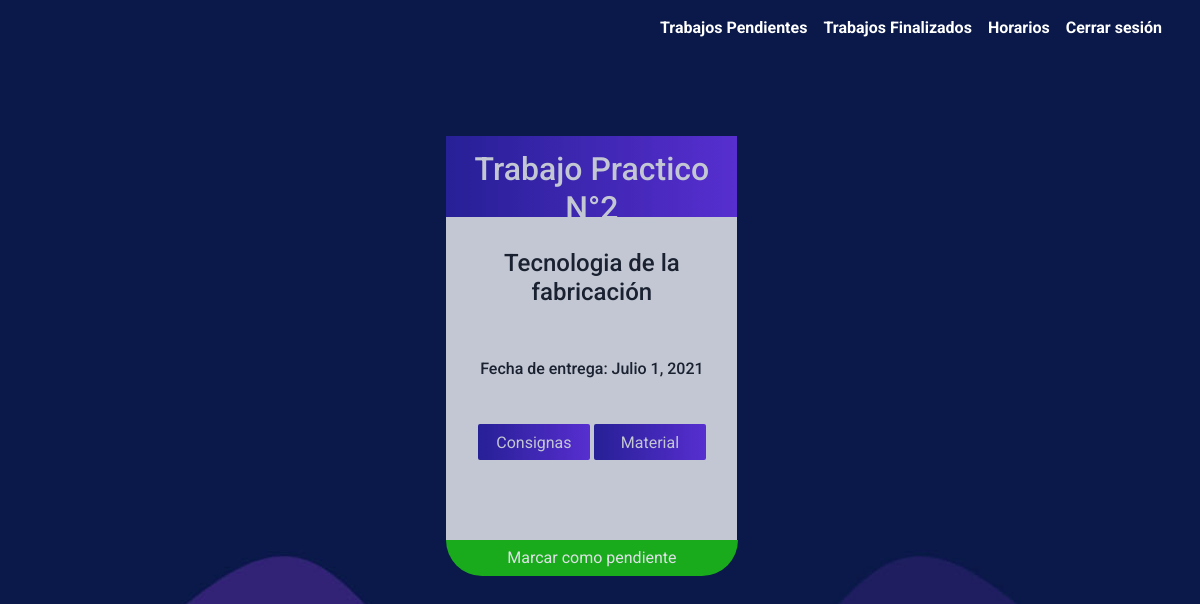
The page /finalizados (signed in) on the database as committed earlier.
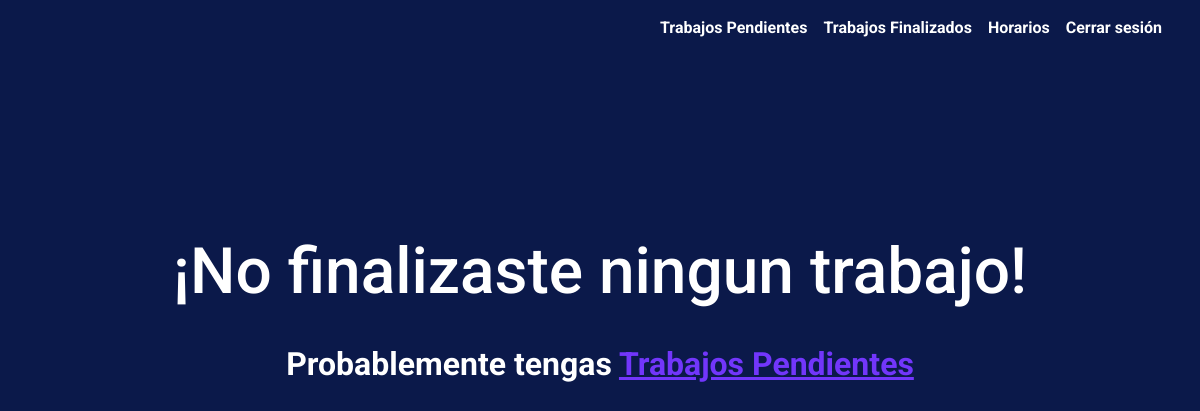
The same page on the database as committed later.
### trabajos/models.py (models this page shows, shortened)
class Tpsterminados(models.Model):
    user = models.ForeignKey(Usuario, on_delete=CASCADE)
    tps = models.ForeignKey(Tps, on_delete=CASCADE)
    status = models.BooleanField(default=True)

class Tps(models.Model):
    users = models.ManyToManyField(
        Usuario,  through='Tpsterminados')
    titulo = models.CharField(max_length=100)
    TECNOLOGIA_DE_LA_FABRICACION = 'TDF'
    MANTENIMIENTO_Y_REPARACION_DE_EQUIPOS = 'MYRDE'
    MAQUINAS_ELECTRICAS_Y_ENSAYOS = 'MEYE'
    SEGURIDAD_E_HIGIENE_INDUSTRIAL = 'SEHI'
    LABORATORIO_DE_ENSAYOS_INDUSTRIALES = 'LDEI'
    INSTALACIONES_INDUSTRIALES = 'II'
    RELACIONES_HUMANAS = 'RH'
    TALLER_DE_ELECTROMECANICA = 'TE'
    ORGANIZACION_INDUSTRIAL = 'OI'
    INSTALACIONES_ELECTRICAS = 'IE'
    EDUCACION_FISICA = 'EF'
    EQUIPOS_Y_APARATOS_DE_MANIOBRA_Y_TRANSPORTE = 'EYADMYT'
    MATERIAS_CHOICES = [
        (TECNOLOGIA_DE_LA_FABRICACION, 'Tecnologia de la fabricación'),
        (MANTENIMIENTO_Y_REPARACION_DE_EQUIPOS, 'Mantenimiento y R de equipos'),
        (MAQUINAS_ELECTRICAS_Y_ENSAYOS, 'Máquinas eléctricas y ensayos'),
        (SEGURIDAD_E_HIGIENE_INDUSTRIAL, 'Seguridad e higiene industrial'),
        (LABORATORIO_DE_ENSAYOS_INDUSTRIALES,
         'Laboratorio de ensayos industriales'),
        (INSTALACIONES_INDUSTRIALES, 'Instalaciones industriales'),
        (RELACIONES_HUMANAS, 'Relaciones humanas'),
        (TALLER_DE_ELECTROMECANICA, 'Taller de electromecánica'),
        (ORGANIZACION_INDUSTRIAL, 'Organización industrial'),
        (INSTALACIONES_ELECTRICAS, 'Instalaciones eléctricas'),
        (EDUCACION_FISICA, 'Educacion fisica'),
        (EQUIPOS_Y_APARATOS_DE_MANIOBRA_Y_TRANSPORTE,
         'Equipos y aparatos de maniobra y transporte')
    ]
    materia = models.CharField(
        max_length=8, choices=MATERIAS_CHOICES, default=None)
    fecha_actual = models.DateField(default=timezone.now)
    fecha_entrega = models.DateField(auto_now=False, auto_now_add=False)
    material = models.URLField()
    consignas = models.URLField()

### trabajos/views.py (the view)
# urls.py: path("finalizados", views.finalizados, name="finalizados"),
def finalizados(request):
    if request.user.is_authenticated:
        if request.method == 'GET':
            trabajos = Tpsterminados.objects.filter(
                status=False, user=request.user)
            return render(request, "usuario/finalizados.html", {
                'trabajos': trabajos
            })
        else:
            trabajoid = request.POST['id']
            Tpsterminados.objects.filter(id=trabajoid).update(status=True)
            return HttpResponseRedirect(reverse("acc:index"))

### trabajos/templates/usuario/finalizados.html (shortened to what this page needs)
{% extends "usuario/indexlayout.html" %}
{% load static %}
{% block css %}
<link rel="stylesheet" href="{% static 'usuario/index.css' %}">
{% endblock %}
{% block body%}
  <div class="tarjeta-contenedor">
    {% for trabajo in trabajos %}
    <div class="tarjeta-wrapper">
      <div class="tarjeta">
        <div class="title">
          <h1>{{ trabajo.tps.titulo }}</h1>
        </div>
        <div class="materia">
          <h3>{{ trabajo.tps.get_materia_display }}</h3>
        </div>
        <div class="entrega">
          <h3>Fecha de entrega: {{ trabajo.tps.fecha_entrega }}</h3>
        </div>
        <div class="botones">
          <button type="button" class="boton" id="boton1">
            <a href="{{ trabajo.tps.consignas }}">Consignas</a>
          </button>
          <button type="button" class="boton" id="boton2">
            <a href="{{ trabajo.tps.material }}">Material</a>
          </button>
        </div>
      </div>
      <div class="activo">
        <form action="/finalizados" method="POST" class="form">
            <button type="submit" class="entregado" id="pendiente">
                Marcar como pendiente
              </button>
        </form>
      </div>
    </div>
    {% empty %}
    <div class="empty-container">
      <h1 class="empty">¡No finalizaste ningun trabajo!</h1>
      <p class="empty-p">Probablemente tengas <a href="{% url 'acc:index' %}">Trabajos Pendientes</a></p>
    </div>
    {% endfor %}
  </div>
{% endblock %}

Rows that differ between the two databases and show on the page:
no longer on this page (row edited): Tpsterminados: tps.titulo "Trabajo Practico N°2", tps.materia "Tecnologia de la fabricación", tps.fecha_entrega "Julio 1, 2021"
Other text that changed with them:
text now shown: "¡No finalizaste ningun trabajo! Probablemente tengas Trabajos Pendientes"
